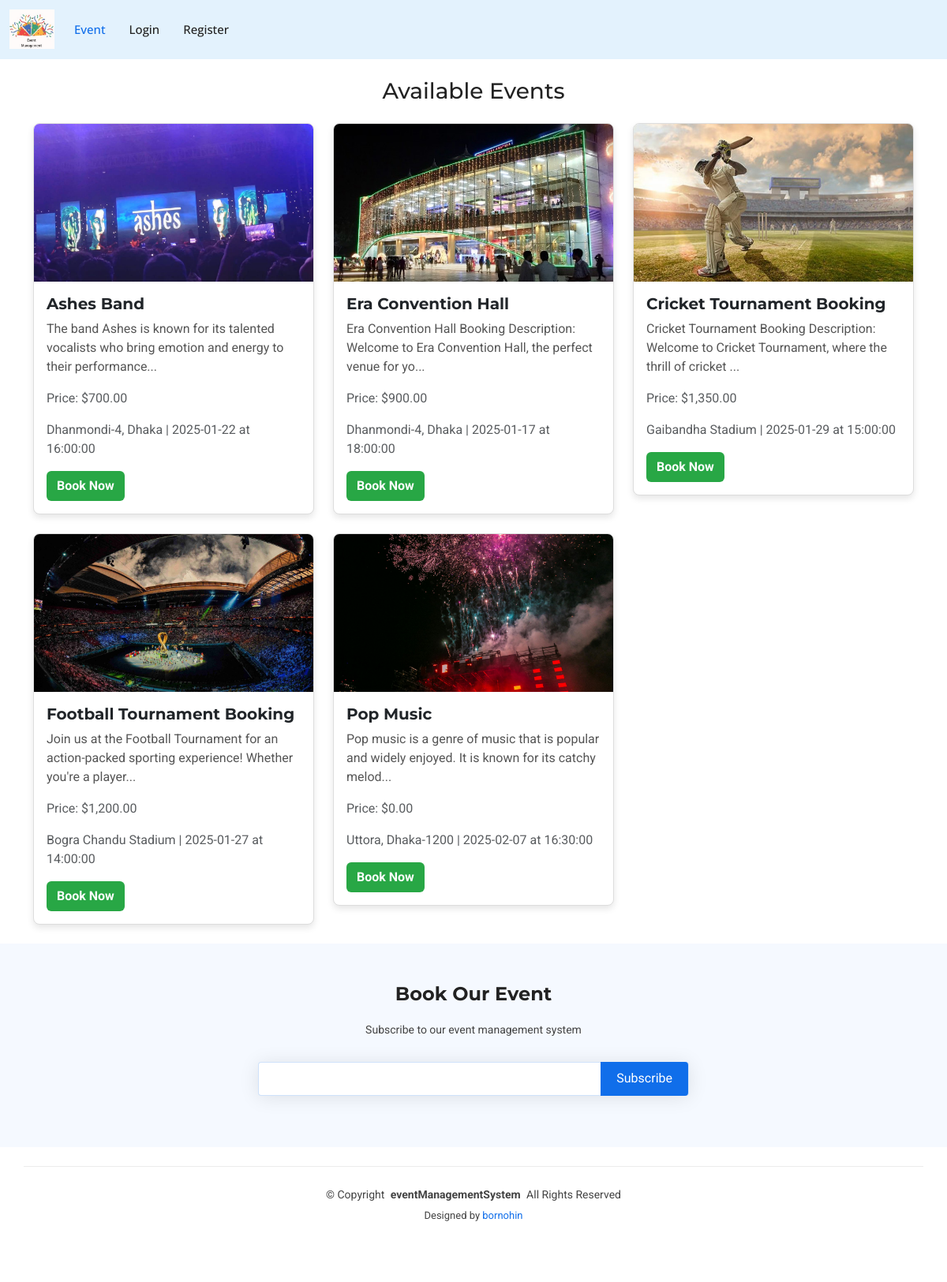
/booking.php, run on an earlier commit of the app's database.
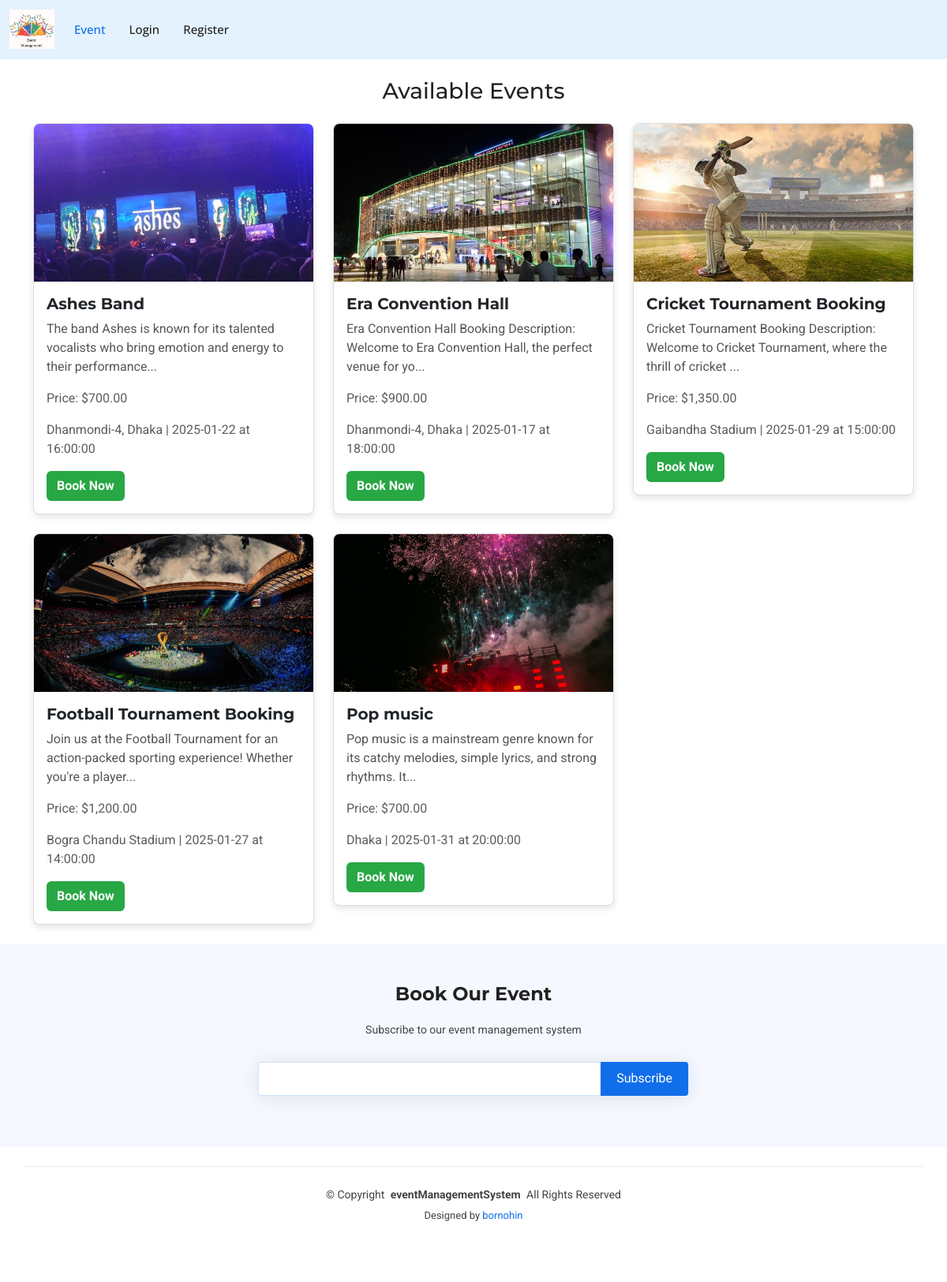
And on a later commit of the database.
### tables this page shows
CREATE TABLE `events` (
  `id` int(11) NOT NULL,
  `event_title` varchar(255) NOT NULL,
  `event_date` date NOT NULL,
  `event_time` time NOT NULL,
  `event_location` varchar(255) NOT NULL,
  `event_description` text NOT NULL,
  `price` decimal(10,2) NOT NULL,
  `event_image` varchar(255) NOT NULL,
  `created_at` timestamp NOT NULL DEFAULT current_timestamp()
);

### booking.php (the view, shortened to what this page needs)
<?php
include('connect.php');
include('header.php');
$sql = "SELECT id, event_title, event_date, event_time, event_location, event_description, price, event_image FROM events WHERE 1";
$result = mysqli_query($conn, $sql);
?>
<!DOCTYPE html>
<html lang="en">
<head>
</head>
<body>
    <div class="container mt-4">
        <h3 class="text-center mb-4">Available Events</h3>
        <div class="row">
            <?php
            if (mysqli_num_rows($result) > 0) {
                while ($row = mysqli_fetch_assoc($result)) {
                    $event_image = 'admin/uploads/' . $row['event_image'];
            ?>
                    <div class="col-md-4 mb-4">
                        <div class="card event-card">
                            <img src="<?php echo $event_image; ?>" alt="Event Image">
                            <div class="card-body">
                                <h5 class="card-title"><?php echo $row['event_title']; ?></h5>
                                <p class="card-text"><?php echo substr($row['event_description'], 0, 100) . '...'; ?></p>
                                <p class="text-muted">Price: $<?php echo number_format($row['price'], 2); ?></p>
                                <p class="text-muted"><?php echo $row['event_location']; ?> | <?php echo $row['event_date']; ?> at <?php echo $row['event_time']; ?></p>
                                <a href="book-event.php?id=<?php echo $row['id']; ?>" class="btn btn-book">Book Now</a>
                            </div>
                        </div>
                    </div>
            <?php
                }
            } else {
                echo "<div class='col-12 text-center'><p>No events found</p></div>";
            }
            ?>
        </div>
    </div>
    <?php include('footer.php'); ?>
</body>
</html>

### header.php (shortened to what this page needs)
<link href="assets/vendor/bootstrap/css/bootstrap.min.css" rel="stylesheet">
<link href="assets/vendor/bootstrap-icons/bootstrap-icons.css" rel="stylesheet">
<link href="assets/vendor/aos/aos.css" rel="stylesheet">
<link href="assets/vendor/glightbox/css/glightbox.min.css" rel="stylesheet">
<link href="assets/vendor/swiper/swiper-bundle.min.css" rel="stylesheet">
<link href="assets/css/main.css" rel="stylesheet">
<nav class="navbar navbar-light" style="background-color: #e3f2fd;">
    <div class="branding d-flex align-items-center">
        <div class="container position-relative d-flex align-items-center justify-content-between">
            <a href="main.php" class="logo d-flex align-items-center">
                <img src="assets/img/logo.png" alt="Logo" style="max-height: 50px; margin-right: 10px;">
            </a>
            <nav id="navmenu" class="navmenu">
                <ul>
                    <li><a href="main.php" class="active">Event</a></li>
                    <?php
                    if (isset($_SESSION['uid'])) {
                        $type = $_SESSION['type'];
                        if ($type == 1) {
                            echo '
                                <li><a href="package.php">Package</a></li>
                                <li><a href="logout.php">Logout</a></li>
                            ';
                        } elseif ($type == 2) {
                            echo '
                                <li><a href="package.php">Package</a></li>
                                <li><a href="booking.php">Booking</a></li>
                                <li><a href="event-list.php">Event List</a></li>
                                <li><a href="usar-booking-list.php">Booking Status</a></li>
                                <li><a href="logout.php">Logout</a></li>
                            ';
                        }
                    } else {
                        echo '
                            <li><a href="login.php">Login</a></li>
                            <li><a href="register.php">Register</a></li>
                        ';
                    }
                    ?>
                </ul>
            </nav>
        </div>
    </div>
</nav>

### footer.php (shortened to what this page needs)
<footer id="footer" class="footer">
  <div class="footer-newsletter">
    <div class="container">
      <div class="row justify-content-center text-center">
        <div class="col-lg-6">
          <h4>Book Our Event</h4>
          <p>Subscribe to our event management system</p>
          <form action="forms/newsletter.php" method="post" class="php-email-form">
            <div class="newsletter-form"><input type="email" name="email"><input type="submit" value="Subscribe"></div>
          </form>
        </div>
      </div>
    </div>
  </div>
  <div class="container copyright text-center mt-4">
    <p>© <span>Copyright</span> <strong class="px-1 sitename">eventManagementSystem</strong> <span>All Rights Reserved</span></p>
    <div class="credits">
      Designed by <a href="#">bornohin</a>
    </div>
  </div>
</footer>

### assets/css/main.css (style rules this page uses)
:root { --default-font: "Roboto", system-ui, -apple-system, "Segoe UI", Roboto, "Helvetica Neue", Arial, "Noto Sans", "Liberation Sans", sans-serif, "Apple Color Emoji", "Segoe UI Emoji", "Segoe UI Symbol", "Noto Color Emoji"; --heading-font: "Montserrat", sans-serif; --nav-font: "Open Sans", sans-serif; }
:root { --background-color: #ffffff; --default-color: #444444; --heading-color: #222222; --accent-color: #106eea; --surface-color: #ffffff; --contrast-color: #ffffff; }
:root { --nav-color: #222222; --nav-hover-color: #106eea; --nav-mobile-background-color: #ffffff; --nav-dropdown-background-color: #ffffff; --nav-dropdown-color: #222222; --nav-dropdown-hover-color: #106eea; }
:root { scroll-behavior: smooth; }
body { color: var(--default-color); background-color: var(--background-color); font-family: var(--default-font); }
a { color: var(--accent-color); text-decoration: none; transition: 0.3s; }
h1, h2, h3, h4, h5, h6 { color: var(--heading-color); font-family: var(--heading-font); }
@media (min-width: 1200px) { .navmenu { padding: 0; } }
@media (min-width: 1200px) { .navmenu ul { margin: 0; padding: 0; display: flex; list-style: none; align-items: center; } }
@media (min-width: 1200px) { .navmenu li { position: relative; } }
@media (min-width: 1200px) { .navmenu a, .navmenu a:focus { color: var(--nav-color); padding: 18px 15px; font-size: 15px; font-family: var(--nav-font); font-weight: 500; display: flex; align-items: center; justify-content: space-between; white-space: nowrap; transition: 0.3s; } }
@media (min-width: 1200px) { .navmenu li:last-child a { padding-right: 0; } }
@media (min-width: 1200px) { .navmenu li:hover>a, .navmenu .active, .navmenu .active:focus { color: var(--nav-hover-color); } }
.footer { color: var(--default-color); background-color: var(--background-color); font-size: 14px; padding-bottom: 50px; position: relative; }
.footer .footer-newsletter { background-color: color-mix(in srgb, var(--accent-color), transparent 96%); padding: 50px 0; }
.footer .footer-newsletter h4 { font-size: 24px; }
.footer .footer-newsletter .newsletter-form { margin-top: 30px; margin-bottom: 15px; padding: 6px 8px; position: relative; background-color: var(--surface-color); border: 1px solid color-mix(in srgb, var(--accent-color), transparent 80%); box-shadow: 0px 2px 25px rgba(0, 0, 0, 0.1); display: flex; transition: 0.3s; border-radius: 4px; }
.footer .footer-newsletter .newsletter-form input[type=email] { border: 0; padding: 4px; width: 100%; background-color: var(--surface-color); color: var(--default-color); }
.footer .footer-newsletter .newsletter-form input[type=submit] { border: 0; font-size: 16px; padding: 0 20px; margin: -7px -8px -7px 0; background: var(--accent-color); color: var(--contrast-color); transition: 0.3s; border-radius: 0 4px 4px 0; }
.footer h4 { font-size: 16px; font-weight: bold; position: relative; padding-bottom: 12px; }
.footer .copyright { padding-top: 25px; padding-bottom: 25px; border-top: 1px solid color-mix(in srgb, var(--default-color), transparent 90%); }
.footer .copyright p { margin-bottom: 0; }
.footer .credits { margin-top: 6px; font-size: 13px; }

### booking.php (style rules this page uses)
.event-card { border: 1px solid #ddd; border-radius: 8px; box-shadow: 0 4px 8px rgba(0, 0, 0, 0.1); overflow: hidden; }
.event-card img { width: 100%; height: 200px; object-fit: cover; }
.event-card .card-body { padding: 16px; }
.event-card .card-title { font-size: 1.25rem; font-weight: bold; }
.event-card .card-text { color: #555; }
.event-card .btn-book { background-color: #28a745; color: white; font-weight: bold; }

What changed in the data, as far as the page shows it:
changed events: event_title "Pop Music" → "Pop music"; event_description "Pop music is a genre of music that is popular and widely enjoyed. It is known for its catchy melod" → "Pop music is a mainstream genre known for its catchy melodies, simple lyrics, and strong rhythms. It"; price "0.00" → "700.00"; event_location "Uttora, Dhaka-1200" → "Dhaka"; event_date "2025-02-07" → "2025-01-31"; event_time "16:30:00" → "20:00:00"
